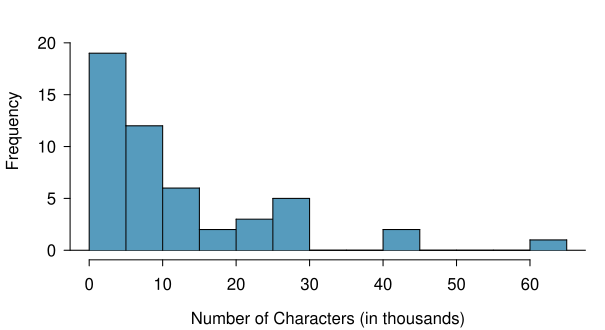

Write R code to recreate this figure.
library(openintro)
data(email50)
data(COL)

H <- hist(email50$num_char,
          breaks = 12,
          plot = FALSE)
counts <- rbind(H$counts)
from   <- head(H$breaks, -1)
to     <- tail(H$breaks, -1)
colnames(counts) <- paste(from, 'to', to)
require(xtable)
xtable(counts)

myPDF("email50NumCharHist.pdf",
      6.05, 3.3,
      mar = c(3.5, 3.5, 0.15, 1),
      mgp = c(2.4, 0.7, 0))
histPlot(email50$num_char,
         breaks = 12,
         xlab = 'Number of Characters (in thousands)',
         ylab = "Frequency",
         ylim = c(0, 23),
         col = COL[1],
         border = COL[5])
dev.off()
